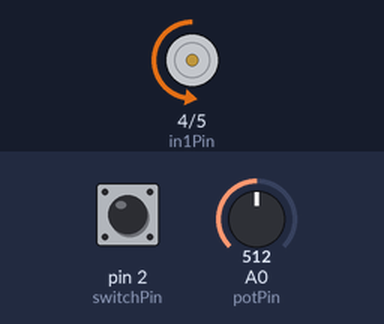
Simulated run of this sketch. Board: Arduino Uno, built with avr-gcc and run on an emulated ATmega328P. Parts: motor-driver pin pairs drawn as motors (green arrow = first pin HIGH = forward, orange = second pin HIGH = backward, longer = more drive, scaled by the enable pin). The inputs (shaded band) are chosen by the test bench; at power-on: A0 (potPin) = 512, pin 2 (switchPin) HIGH.

Above: at 1.2 s.
1.3 s: A0 (potPin) set to 716
At 1.6 s:
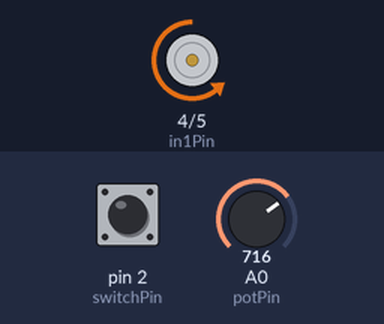
2.8 s: pin 2 (switchPin) pulled LOW for 0.15 s
At 2.87 s:
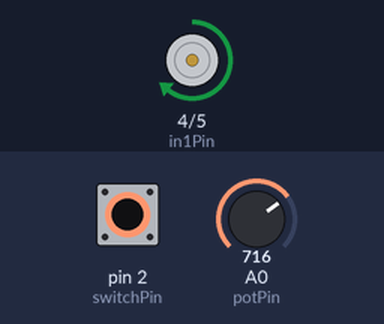
4.4 s: A0 (potPin) set to 900
At 5.2 s:
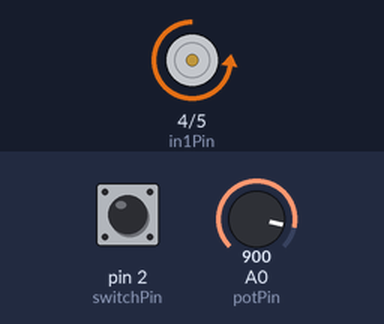
5.9 s: pin 2 (switchPin) pulled LOW for 1 s
At 6.3 s:
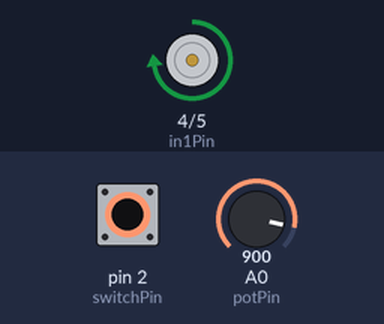
8.4 s: A0 (potPin) set to 122
At 9.4 s:
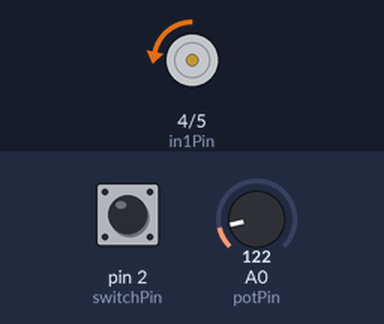
9.9 s: pin 2 (switchPin) pulled LOW for 0.15 s
At 9.97 s:
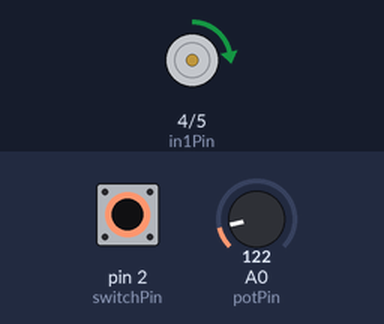
Timing chart, 0 to 12.5 s (numbered marks = the images above; inputs shaded):
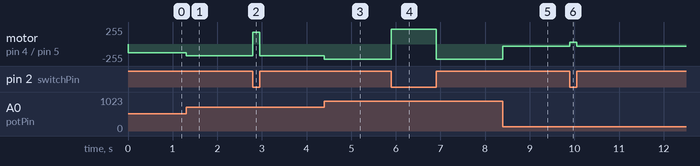

Measured:
- after the input at 1.3 s, motor on pin 4 (in1Pin) / pin 5 (in2Pin): backward 128/255 → backward 179/255 at once
- after the input at 2.8 s, motor on pin 4 (in1Pin) / pin 5 (in2Pin): backward 179/255 → forward 179/255 at once, → backward 179/255 0.15 s later
- after the input at 4.4 s, motor on pin 4 (in1Pin) / pin 5 (in2Pin): backward 179/255 → backward 225/255 at once
- after the input at 5.9 s, motor on pin 4 (in1Pin) / pin 5 (in2Pin): backward 225/255 → forward 225/255 at once, → backward 225/255 1.0 s later
- after the input at 8.4 s, motor on pin 4 (in1Pin) / pin 5 (in2Pin): backward 225/255 → backward 30/255 at once
- after the input at 9.9 s, motor on pin 4 (in1Pin) / pin 5 (in2Pin): backward 30/255 → forward 30/255 at once, → backward 30/255 0.15 s later

The sketch:

week9_2.ino
```cpp
int enablePin=3;
int in1Pin =4;
int in2Pin =5;
int switchPin=2;
int potPin = 0;


void setup() {
  pinMode(in1Pin,OUTPUT);
  pinMode(in2Pin,OUTPUT);
  pinMode(enablePin,OUTPUT);
  pinMode(switchPin,INPUT_PULLUP);


}

void loop() {
  int speed = analogRead(potPin)/4;
  boolean reverse = digitalRead(switchPin);
  setMotor(speed,reverse);

}
void setMotor(int speed,boolean reverse){
  analogWrite(enablePin,speed);
  digitalWrite(in1Pin,!reverse);
  digitalWrite(in2Pin,reverse);

}
```
